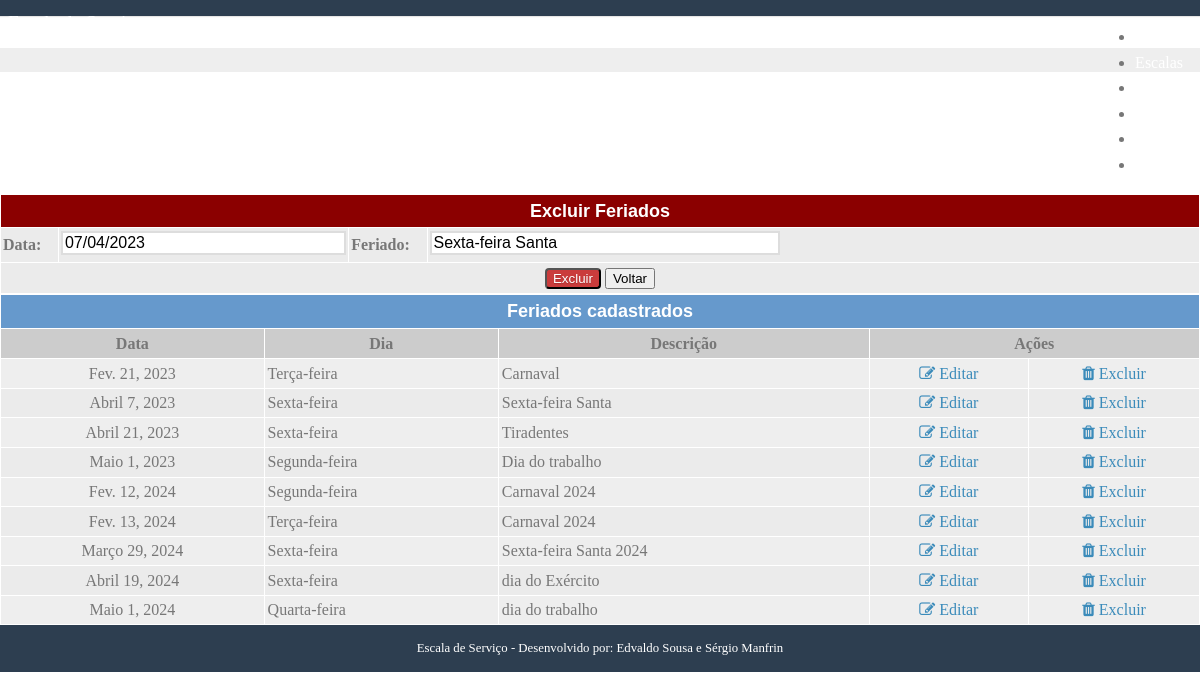
The app's page /feriados/excluir/2/1 (signed in) with its own data.
### core/models.py (models this page shows, shortened)
class Feriados(models.Model):
    data = models.DateField('Data', null=False, blank=False, max_length=10,)
    descricao = models.CharField('Feriado', max_length=60)
    dia = models.CharField('Dia da Semana', max_length=15, blank = True)
    class Meta:
        verbose_name = 'Feriado'
        verbose_name_plural = 'Feriados'
        ordering = ['data']

### core/views.py (the view)
# urls.py: re_path(r'^feriados/excluir/(?P<idferiado>\d+)/(?P<pagina>\d+)', (views.excluir_feriado),
@login_required
def excluir_feriado(request,idferiado, pagina):
    queryset = Feriados.objects.filter(id=idferiado)
    template_name = 'excluir_feriado.html'
    context = {}
    if request.method == 'POST':
        form = feriadosForm(request.POST, instance=queryset[0])
        if form.is_valid():
            queryset.delete()
            return redirect('core:feriados')
    else:
        form = feriadosForm(instance=queryset[0])
    feriados = listar_feriados(request, pagina)
    context = {'form': form, 'feriados': feriados}
    return render(request, template_name, context)

### core/forms.py (shortened to what this page needs)
class feriadosForm(forms.ModelForm):
    class Meta:
        model = Feriados
        fields = (['data', 'descricao', 'dia'])

### core/views.py (called while the page is built)
@login_required
def listar_feriados(request, pagina=1):
    feriados_list = Feriados.objects.all()
    page = request.GET.get('page', pagina)
    paginator = Paginator(feriados_list, 20)
    try:
        feriados = paginator.page(page)
    except PageNotAnInteger:
        feriados = paginator.page(1)
    except EmptyPage:
        feriados = paginator.page(paginator.num_pages)
    return feriados

### core/templates/excluir_feriado.html (shortened to what this page needs)
{% extends "listar_feriados.html" %}
{% block feriados %}
<div class = "splash">
</div>
<form name="frm_feriados" class="pure-form pure-form-aligned" method="post">
  <table class="table full"  cellspacing="1" cellpadding="2"  align="center">
	   <tr bgcolor="#8B0000">
		     <td colspan="7"><div align="center"><font face="Arial" size="4" color="#FFFFFF"><b>Excluir Feriados</b></font></div></td>
	   </tr>
     <tr bgcolor="ebebeb">
       <td width="2%">
         <div class="control-group">
           {{ form.data.label_tag }}
         </div>
       </td>
       <td colspan="2" width="15%">
         <div class="control-group">
           {{ form.data }}
         </div>
       </td>
       <td width="2%">
         <div class="control-group">
           {{ form.descricao.label_tag }}
         </div>
       </td>
       <td colspan="5" width="40%">
         <div class="control-group">
           {{ form.descricao }}
         </div>
       </td>
     </tr>
     <tr bgcolor="ebebeb">
       <td colspan="6">
         <div class="controls" align = "center">
           <button type="submit" class="pure-button button-error">Excluir</button>
           <button type="button" onclick="history.go(-1)" class="pure-button">Voltar</button>
         </div>
       </td>
     </tr>
    </table>
  </form>
  {% endblock %}

### core/templates/listar_feriados.html (shortened to what this page needs)
{% extends "base.html" %}
{% block content %}
{% block feriados %}{% endblock %}
  <table class="table full"  cellspacing="1" cellpadding="2"  align="center" id="minhaTabela">
    <thead>
      <th colspan="10" bgcolor="#6699CC">
        <div align="center"><font face="Arial" size="4"><b><font color="#FFFFFF">Feriados cadastrados</font></b></font></div>
      </th>
      <tr bgcolor="cccccc">
        <th>Data</th>
        <th>Dia</th>
        <th>Descrição</th>
        <th colspan="2">Ações</th>
      </tr>
    </thead>
    <tbody>
      {% for feriado in feriados %}
        <tr bgcolor="ebebeb">
          <td align = center >{{ feriado.data }}</td>
          <td align = lelft >{{ feriado.dia }}</td>
          <td align = left >{{ feriado.descricao }}</td>
          <td align = center >
            <a href="{% url 'core:editar_feriado' feriado.id feriados.number %}">
              <i class="fa fa-edit"></i>
                Editar
            </a>
          </td>
          <td align = center >
            <a href="{% url 'core:excluir_feriado' feriado.id feriados.number %}">
              <i class="fa fa-trash"></i>
              Excluir
            </a>
          </td>
        </tr>
      {% endfor %}
    </tbody>
  </table>
  {% endblock %}

### core/static/css/styles.css (style rules this page uses)
* { -webkit-box-sizing: border-box; -moz-box-sizing: border-box; box-sizing: border-box; }
body { margin: 0 auto; line-height: 1.7em; }
a { color: #3b8bba; }
.splash { margin: 0 auto; padding: 1.5em 1em 0; background: #eee; }
.pure-form label { margin: 1em 0 0; font-weight: bold; font-size: 100%; }
.pure-form input[type], .pure-form textarea, .pure-form select { border: 2px solid #ddd; box-shadow: none; font-size: 100%; width: 100%; max-width: 350px; margin-bottom: 0.3em; }
table.full { width: 100%; }
.button-success, .button-error, .button-warning, .button-secondary { color: white; border-radius: 4px; text-shadow: 0 1px 1px rgba(0, 0, 0, 0.2); }
.button-error { background: rgb(202, 60, 60); }
body { min-width: 320px; color: #777; line-height: 1.6; }
a { color: #3b8bba; text-decoration: none; }
#minhaTabela tr td { padding:1.5px 3px; cursor: pointer; }
#minhaTabela tr td:last-child { text-align: center; }
#minhaTabela tr:nth-child(odd) { background-color: #eee; }

### records on screen
Feriados: data "07/04/2023", descricao "Sexta-feira Santa", data "Abril 7, 2023", dia "Sexta-feira"
Feriados: data "Fev. 21, 2023", dia "Terça-feira", descricao "Carnaval"
Feriados: data "Abril 21, 2023", dia "Sexta-feira", descricao "Tiradentes"
Feriados: data "Maio 1, 2023", dia "Segunda-feira", descricao "Dia do trabalho"
Feriados: data "Fev. 12, 2024", dia "Segunda-feira", descricao "Carnaval 2024"
Feriados: data "Fev. 13, 2024", dia "Terça-feira", descricao "Carnaval 2024"
Feriados: data "Março 29, 2024", dia "Sexta-feira", descricao "Sexta-feira Santa 2024"
Feriados: data "Abril 19, 2024", dia "Sexta-feira", descricao "dia do Exército"
Feriados: data "Maio 1, 2024", dia "Quarta-feira", descricao "dia do trabalho"
